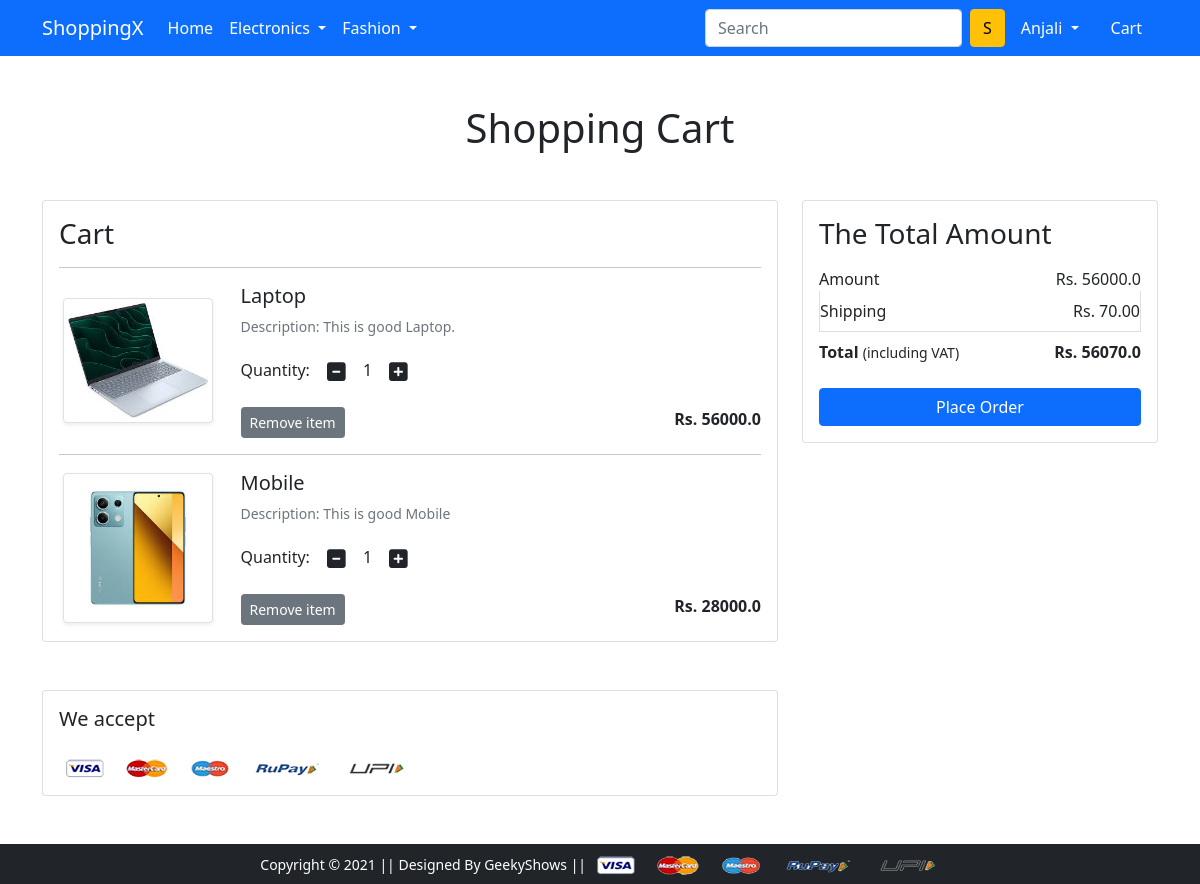
The app's page /cart/ (signed in) with its own data.
### Ecommerce_App/models.py (models this page shows, shortened)
class Cart(models.Model):
    user = models.ForeignKey(User, on_delete=models.CASCADE)
    product = models.ForeignKey(Product, on_delete=models.CASCADE)
    quantity = models.PositiveIntegerField(default=1)

class Product(models.Model):
    title = models.CharField(max_length=100)
    selling_price = models.FloatField()
    discounted_price = models.FloatField()
    description = models.TextField()
    brand = models.CharField(max_length=100)
    category = models.CharField(choices=CATEGORY_CHOICES, max_length=10)
    profile_image = models.ImageField(upload_to='producting')

### Ecommerce_App/views.py (the view)
# urls.py: path('cart/', views.ShowCartView.as_view(), name='showcart'),
class ShowCartView(View):
    def get(self, request):
        if request.user.is_authenticated:
            user = request.user
            cart = Cart.objects.filter(user=user)
            amount = 0.0
            shipping_amount = 70.0
            total_amount = 0.0
            cart_product = [p for p in Cart.objects.all() if p.user == user]
            if cart_product:
                for p in cart_product:
                    tempamount = (p.quantity * p.product.discounted_price)
                    amount += tempamount
                    totalamount = amount + shipping_amount
                    return render(request, 'app/addtocart.html', {'carts': cart, 'totalamount': totalamount, 'amount': amount})
            else:
                return render(request, 'app/emptycart.html')

### Ecommerce_App/Templates/app/addtocart.html (shortened to what this page needs)
{% extends 'app/base.html' %}
{% load static %}
{% block main-content %}
<div class="container my-5">
 <div class="row">
  <h1 class="text-center mb-5">Shopping Cart</h1>
  <div class="col-sm-8">
  <div class="card">
   <div class="card-body">
    <h3>Cart</h3>
    {% for cart in carts %}
    <hr>
    <div class="row">
     <div class="col-sm-3 text-center align-self-center"><img src="{{cart.product.profile_image.url}}" alt="" srcset="" class="img-fluid img-thumbnail shadow-sm" height="150" width="150"> </div>
     <div class="col-sm-9">
      <div>
       <h5>{{cart.product.title}}</h5>
       <p class="mb-2 text-muted small">Description: {{cart.product.description}}</p>
       <div class="my-3">
        <label for="quantity">Quantity:</label>
        <a class="minus-cart btn" pid="{{ cart.product.id }}"><i class="fas fa-minus-square fa-lg"></i></a>
          <span id="quantity">{{cart.quantity}}</span>
        <a class="plus-cart btn" pid="{{ cart.product.id }}"><i class="fas fa-plus-square fa-lg"></i></a>
       </div>
       <div class="d-flex justify-content-between">
        <a href="#" class="btn btn-sm btn-secondary mr-3 remove-cart" pid="{{ cart.product.id }}">Remove item </a>
        <p class="mb-0"><span><strong>Rs. {{cart.product.discounted_price}}</strong></span></p>
       </div>
      </div>
     </div>
    </div>
    {% endfor %}
   </div>
   </div>
  </div>
  <div class="col-sm-4">
   <div class="card">
    <div class="card-body">
      <h3>The Total Amount</h3>
      <ul class="list-group">
       <li class="list-group-item d-flex justify-content-between align-items-center border-0 px-0 pb-0">Amount<span>Rs. <span id="amount">{{amount}}</span></span></li>
       <li class="list-group-item d-flex justify-content-between align-items-center px-0">Shipping<span>Rs. 70.00</span></li>
       <li class="list-group-item d-flex justify-content-between align-items-center border-0 px-0 mb-3">
        <div>
           <strong>Total</strong> <small>(including VAT)</small>
         </div>
         <span><strong>Rs. <strong id="totalamount">{{totalamount}}</strong></strong></span>
       </li>
      </ul>
      <div class="d-grid"><a href="{% url 'checkout' %}" class="btn btn-primary">Place Order</a></div>
    </div>
   </div>
  </div>
 </div>
</div>
<div class="container">
 <div class="row">
  <div class="col-sm-8">
   <div class="card">
    <div class="card-body">
      <h5 class="mb-4">We accept</h5>
      <img src="{% static 'app/images/payment.png' %}" alt="" class="img-fluid">
    </div>
  </div>
  </div>
 </div>
</div>
{% endblock main-content %}

### Ecommerce_App/Templates/app/base.html (shortened to what this page needs)
<!doctype html>
{% load static %}
<html lang="en">
  <head>
    <link href="https://cdn.jsdelivr.net/npm/bootstrap@5.0.0-beta1/dist/css/bootstrap.min.css" rel="stylesheet">
    <link rel="stylesheet" href="{% static 'app/css/owl.carousel.min.css' %}">
    <link rel="stylesheet" href="{% static 'app/css/all.min.css' %}">
    <link rel="stylesheet" href="{% static 'app/css/style.css' %}">
  </head>
  <body>
    <nav class="navbar navbar-expand-lg navbar-dark bg-primary">
     <div class="container">
       <a class="navbar-brand" href="/">ShoppingX</a>
       <div class="collapse navbar-collapse" id="navbarSupportedContent">
         <ul class="navbar-nav me-auto mb-2 mb-lg-0">
           <li class="nav-item">
             <a class="nav-link active" aria-current="page" href="/">Home</a>
           </li>
           <li class="nav-item dropdown">
             <a class="nav-link dropdown-toggle text-white" href="#" id="electronicsDropdown" role="button" data-bs-toggle="dropdown" aria-expanded="false">
               Electronics
             </a>
           </li>
           <li class="nav-item dropdown">
             <a class="nav-link dropdown-toggle text-white" href="#" id="fashionDropdown" role="button" data-bs-toggle="dropdown" aria-expanded="false">
               Fashion
             </a>
           </li>
         </ul>
         <form class="d-flex">
           <input class="form-control me-2" type="search" placeholder="Search" aria-label="Search">
           <button class="btn btn-warning" type="submit">S</button>
         </form>
         <div>
          <ul class="navbar-nav me-auto mb-2 mb-lg-0">
            {% if request.user.is_authenticated %}
           <li class="nav-item dropdown mx-2">
              <a class="nav-link dropdown-toggle text-white" href="#" id="profileDropdown" role="button" data-bs-toggle="dropdown" aria-expanded="false">
                {{ request.user.username|capfirst }}
              </a>
            </li>
            <li class="nav-item mx-2">
             <a href="{% url 'showcart' %}" class="nav-link text-white"> Cart </a>
            </li>
            {% endif %}
          </ul>
         </div>
       </div>
     </div>
    </nav>
    {% block main-content %} {% endblock main-content %}
    <footer class="container-fluid bg-dark text-center p-2 mt-5">
        <small class="text-white">Copyright &copy; 2021 || Designed By GeekyShows || </small>
        <img src="{% static 'app/images/payment.png' %}" alt="" srcset="" class="img-fluid" height="2px">
    </footer>
  </body>
</html>

### records on screen
Cart: product.profile_image (picture), product "Laptop", product.description "This is good Laptop.", quantity "1", product.discounted_price "56000.0"
Cart: product.profile_image (picture), product "Mobile", product.description "This is good Mobile", quantity "1", product.discounted_price "28000.0"

### other values on screen
{{ request.user.username|capfirst }} "Anjali"
{{ amount }} "56000.0"
{{ totalamount }} "56070.0"
